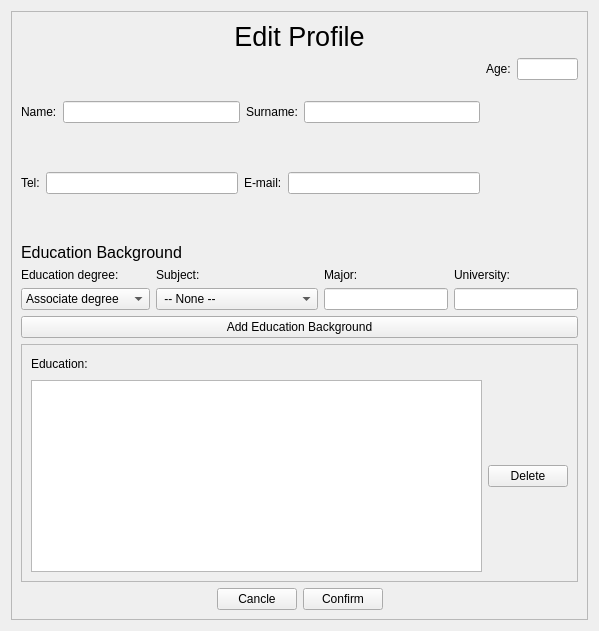
<?xml version="1.0" encoding="UTF-8"?>
<ui version="4.0">
 <class>Form</class>
 <widget class="QWidget" name="Form">
  <property name="geometry">
   <rect>
    <x>0</x>
    <y>0</y>
    <width>599</width>
    <height>631</height>
   </rect>
  </property>
  <property name="windowTitle">
   <string>Form</string>
  </property>
  <property name="styleSheet">
   <string notr="true">QWidget{
	background-image: url(:/bg/grey.png);
	color: white
}

QComboBox{	
	background-color: rgb(65, 65, 65);
}url(:/bg/grey.png)</string>
  </property>
  <layout class="QGridLayout" name="gridLayout_2">
   <item row="0" column="0">
    <widget class="QScrollArea" name="scrollArea_2">
     <property name="widgetResizable">
      <bool>true</bool>
     </property>
     <widget class="QWidget" name="scrollAreaWidgetContents_2">
      <property name="geometry">
       <rect>
        <x>0</x>
        <y>0</y>
        <width>579</width>
        <height>611</height>
       </rect>
      </property>
      <layout class="QVBoxLayout" name="verticalLayout_10">
       <item>
        <layout class="QVBoxLayout" name="verticalLayout_9">
         <item>
          <widget class="QLabel" name="label">
           <property name="font">
            <font>
             <pointsize>20</pointsize>
            </font>
           </property>
           <property name="text">
            <string>Edit Profile</string>
           </property>
           <property name="alignment">
            <set>Qt::AlignCenter</set>
           </property>
          </widget>
         </item>
         <item>
          <layout class="QHBoxLayout" name="horizontalLayout_23" stretch="5,1">
           <item>
            <layout class="QVBoxLayout" name="verticalLayout_4">
             <item>
              <layout class="QHBoxLayout" name="horizontalLayout_5">
               <item>
                <widget class="QLabel" name="label_2">
                 <property name="text">
                  <string>Name:</string>
                 </property>
                </widget>
               </item>
               <item>
                <widget class="QLineEdit" name="lineEdit_name"/>
               </item>
               <item>
                <widget class="QLabel" name="label_3">
                 <property name="text">
                  <string>Surname:</string>
                 </property>
                </widget>
               </item>
               <item>
                <widget class="QLineEdit" name="lineEdit_name_2"/>
               </item>
              </layout>
             </item>
             <item>
              <layout class="QHBoxLayout" name="horizontalLayout_6">
               <item>
                <widget class="QLabel" name="label_5">
                 <property name="text">
                  <string>Tel:</string>
                 </property>
                </widget>
               </item>
               <item>
                <widget class="QLineEdit" name="lineEdit_userTel"/>
               </item>
               <item>
                <widget class="QLabel" name="label_6">
                 <property name="text">
                  <string>E-mail:</string>
                 </property>
                </widget>
               </item>
               <item>
                <widget class="QLineEdit" name="lineEdit_name_3"/>
               </item>
              </layout>
             </item>
            </layout>
           </item>
           <item>
            <layout class="QVBoxLayout" name="verticalLayout_3">
             <item>
              <layout class="QHBoxLayout" name="horizontalLayout_7">
               <item>
                <widget class="QLabel" name="label_4">
                 <property name="text">
                  <string>Age:</string>
                 </property>
                </widget>
               </item>
               <item>
                <widget class="QLineEdit" name="lineEdit_name_4"/>
               </item>
              </layout>
             </item>
             <item>
              <spacer name="verticalSpacer_5">
               <property name="orientation">
                <enum>Qt::Vertical</enum>
               </property>
               <property name="sizeHint" stdset="0">
                <size>
                 <width>20</width>
                 <height>18</height>
                </size>
               </property>
              </spacer>
             </item>
            </layout>
           </item>
          </layout>
         </item>
         <item>
          <widget class="QLabel" name="label_17">
           <property name="font">
            <font>
             <pointsize>12</pointsize>
            </font>
           </property>
           <property name="text">
            <string>Education Background</string>
           </property>
          </widget>
         </item>
         <item>
          <layout class="QHBoxLayout" name="horizontalLayout_19">
           <item>
            <layout class="QVBoxLayout" name="verticalLayout_5">
             <item>
              <widget class="QLabel" name="label_18">
               <property name="text">
                <string>Education degree:</string>
               </property>
              </widget>
             </item>
             <item>
              <widget class="QComboBox" name="comboBox_degree">
               <item>
                <property name="text">
                 <string>Associate degree </string>
                </property>
               </item>
               <item>
                <property name="text">
                 <string>Bachelor's degree </string>
                </property>
               </item>
               <item>
                <property name="text">
                 <string>Master's degree</string>
                </property>
               </item>
               <item>
                <property name="text">
                 <string>Doctoral degree</string>
                </property>
               </item>
              </widget>
             </item>
            </layout>
           </item>
           <item>
            <layout class="QVBoxLayout" name="verticalLayout_6">
             <item>
              <widget class="QLabel" name="label_19">
               <property name="text">
                <string>Subject:</string>
               </property>
              </widget>
             </item>
             <item>
              <widget class="QComboBox" name="comboBox_subject">
               <item>
                <property name="text">
                 <string> -- None --</string>
                </property>
               </item>
               <item>
                <property name="text">
                 <string>Accounting</string>
                </property>
               </item>
               <item>
                <property name="text">
                 <string>Computer Science</string>
                </property>
               </item>
               <item>
                <property name="text">
                 <string>Engineering</string>
                </property>
               </item>
               <item>
                <property name="text">
                 <string>Business Administration</string>
                </property>
               </item>
               <item>
                <property name="text">
                 <string>Sociology/Social Work</string>
                </property>
               </item>
               <item>
                <property name="text">
                 <string>Mathematics/Statistics</string>
                </property>
               </item>
               <item>
                <property name="text">
                 <string>Psychology</string>
                </property>
               </item>
               <item>
                <property name="text">
                 <string>History/Political Science</string>
                </property>
               </item>
               <item>
                <property name="text">
                 <string>Healthcare</string>
                </property>
               </item>
               <item>
                <property name="text">
                 <string>Education</string>
                </property>
               </item>
               <item>
                <property name="text">
                 <string>Environmental Science</string>
                </property>
               </item>
               <item>
                <property name="text">
                 <string>Visual &amp; Performing Arts</string>
                </property>
               </item>
              </widget>
             </item>
            </layout>
           </item>
           <item>
            <layout class="QVBoxLayout" name="verticalLayout_7">
             <item>
              <widget class="QLabel" name="label_21">
               <property name="text">
                <string>Major:</string>
               </property>
              </widget>
             </item>
             <item>
              <widget class="QLineEdit" name="lineEdit_major">
               <property name="text">
                <string/>
               </property>
              </widget>
             </item>
            </layout>
           </item>
           <item>
            <layout class="QVBoxLayout" name="verticalLayout_8">
             <item>
              <widget class="QLabel" name="label_24">
               <property name="text">
                <string>University:</string>
               </property>
              </widget>
             </item>
             <item>
              <widget class="QLineEdit" name="lineEdit_university">
               <property name="text">
                <string/>
               </property>
              </widget>
             </item>
            </layout>
           </item>
          </layout>
         </item>
         <item>
          <layout class="QHBoxLayout" name="horizontalLayout_22" stretch="5,1">
           <item>
            <layout class="QHBoxLayout" name="horizontalLayout_20"/>
           </item>
           <item>
            <layout class="QHBoxLayout" name="horizontalLayout_21">
             <item>
              <widget class="QPushButton" name="pushButton">
               <property name="text">
                <string>Add Education Background</string>
               </property>
              </widget>
             </item>
            </layout>
           </item>
          </layout>
         </item>
         <item>
          <widget class="QScrollArea" name="scrollArea">
           <property name="widgetResizable">
            <bool>true</bool>
           </property>
           <widget class="QWidget" name="scrollAreaWidgetContents">
            <property name="geometry">
             <rect>
              <x>0</x>
              <y>0</y>
              <width>557</width>
              <height>256</height>
             </rect>
            </property>
            <layout class="QGridLayout" name="gridLayout">
             <item row="0" column="0">
              <layout class="QHBoxLayout" name="horizontalLayout"/>
             </item>
             <item row="1" column="0">
              <layout class="QHBoxLayout" name="horizontalLayout_3"/>
             </item>
             <item row="2" column="0">
              <layout class="QHBoxLayout" name="horizontalLayout_2">
               <item>
                <widget class="QLabel" name="label_23">
                 <property name="text">
                  <string>Education:</string>
                 </property>
                </widget>
               </item>
               <item>
                <spacer name="horizontalSpacer_2">
                 <property name="orientation">
                  <enum>Qt::Horizontal</enum>
                 </property>
                 <property name="sizeHint" stdset="0">
                  <size>
                   <width>358</width>
                   <height>20</height>
                  </size>
                 </property>
                </spacer>
               </item>
              </layout>
             </item>
             <item row="3" column="0">
              <layout class="QHBoxLayout" name="horizontalLayout_4">
               <item>
                <widget class="QTableWidget" name="tableWidget"/>
               </item>
               <item>
                <layout class="QVBoxLayout" name="verticalLayout">
                 <item>
                  <spacer name="verticalSpacer_4">
                   <property name="orientation">
                    <enum>Qt::Vertical</enum>
                   </property>
                   <property name="sizeHint" stdset="0">
                    <size>
                     <width>20</width>
                     <height>28</height>
                    </size>
                   </property>
                  </spacer>
                 </item>
                 <item>
                  <widget class="QPushButton" name="pushButton_4">
                   <property name="text">
                    <string>Delete</string>
                   </property>
                  </widget>
                 </item>
                 <item>
                  <spacer name="verticalSpacer_3">
                   <property name="orientation">
                    <enum>Qt::Vertical</enum>
                   </property>
                   <property name="sizeHint" stdset="0">
                    <size>
                     <width>20</width>
                     <height>68</height>
                    </size>
                   </property>
                  </spacer>
                 </item>
                </layout>
               </item>
              </layout>
             </item>
            </layout>
           </widget>
          </widget>
         </item>
         <item>
          <layout class="QHBoxLayout" name="horizontalLayout_24">
           <item>
            <spacer name="horizontalSpacer_3">
             <property name="orientation">
              <enum>Qt::Horizontal</enum>
             </property>
             <property name="sizeHint" stdset="0">
              <size>
               <width>40</width>
               <height>20</height>
              </size>
             </property>
            </spacer>
           </item>
           <item>
            <widget class="QPushButton" name="pushButton_cancle_profile">
             <property name="text">
              <string>Cancle</string>
             </property>
            </widget>
           </item>
           <item>
            <widget class="QPushButton" name="pushButton_confirm_profile">
             <property name="text">
              <string>Confirm</string>
             </property>
            </widget>
           </item>
           <item>
            <spacer name="horizontalSpacer_4">
             <property name="orientation">
              <enum>Qt::Horizontal</enum>
             </property>
             <property name="sizeHint" stdset="0">
              <size>
               <width>40</width>
               <height>20</height>
              </size>
             </property>
            </spacer>
           </item>
          </layout>
         </item>
        </layout>
       </item>
      </layout>
     </widget>
    </widget>
   </item>
  </layout>
 </widget>
 <resources>
  <include location="../resource_pic/source.qrc"/>
 </resources>
 <connections/>
</ui>
